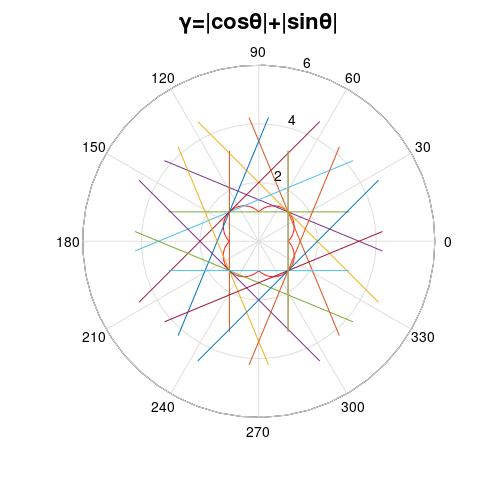

Here is the MATLAB script that generated this plot:
close all
gamma=@(alpha) abs(cos(alpha))+abs(sin(alpha));
r=@(theta,alpha) gamma(alpha)/cos(theta-alpha);
alpha=linspace(0,2*pi,200);
polar(alpha,gamma(alpha),'r-');
title('\gamma=|cos\theta|+|sin\theta|', 'fontsize', 16)
hold on % plot all subsequent curves on existing axes
for alpha=linspace(0,2*pi,17)  % this  is the loop that draws all the lines
    theta(1)=alpha+2*pi/5;  % specify two angles on either side of alpha
    theta(2)=alpha-2*pi/5;
    rvals(1)=r(theta(1),alpha);  % use the equation provided to get r for each
    % of the specified angles
    rvals(2)=r(theta(2),alpha);
    polar(theta,rvals) % plot lines connecting the two points we just defined
end
set(gcf,'paperposition',[0 0 5 5],'papersize',[5 5])
print(gcf,'../figures/matlabwulffenergyexample.eps', '-depsc2') % save the eps file
